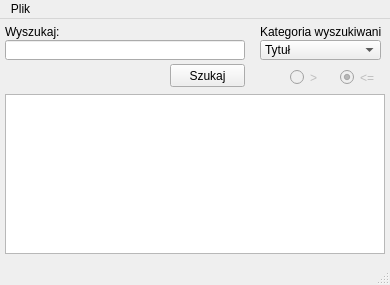
<?xml version="1.0" encoding="UTF-8"?>
<ui version="4.0">
 <class>MainWindow</class>
 <widget class="QMainWindow" name="MainWindow">
  <property name="geometry">
   <rect>
    <x>0</x>
    <y>0</y>
    <width>390</width>
    <height>285</height>
   </rect>
  </property>
  <property name="minimumSize">
   <size>
    <width>390</width>
    <height>285</height>
   </size>
  </property>
  <property name="windowTitle">
   <string>PowerBaz 2.0</string>
  </property>
  <widget class="QWidget" name="centralWidget">
   <widget class="QComboBox" name="comboBox">
    <property name="geometry">
     <rect>
      <x>260</x>
      <y>21</y>
      <width>121</width>
      <height>20</height>
     </rect>
    </property>
    <property name="currentIndex">
     <number>0</number>
    </property>
    <item>
     <property name="text">
      <string>Tytuł</string>
     </property>
    </item>
    <item>
     <property name="text">
      <string>Nr płyty</string>
     </property>
    </item>
    <item>
     <property name="text">
      <string>Długość</string>
     </property>
    </item>
   </widget>
   <widget class="QLabel" name="label">
    <property name="geometry">
     <rect>
      <x>260</x>
      <y>5</y>
      <width>121</width>
      <height>16</height>
     </rect>
    </property>
    <property name="text">
     <string>Kategoria wyszukiwania:</string>
    </property>
   </widget>
   <widget class="QRadioButton" name="radioButton1">
    <property name="enabled">
     <bool>false</bool>
    </property>
    <property name="geometry">
     <rect>
      <x>290</x>
      <y>50</y>
      <width>82</width>
      <height>17</height>
     </rect>
    </property>
    <property name="text">
     <string>&gt;</string>
    </property>
    <property name="checked">
     <bool>false</bool>
    </property>
   </widget>
   <widget class="QRadioButton" name="radioButton2">
    <property name="enabled">
     <bool>false</bool>
    </property>
    <property name="geometry">
     <rect>
      <x>340</x>
      <y>50</y>
      <width>82</width>
      <height>17</height>
     </rect>
    </property>
    <property name="text">
     <string>&lt;=</string>
    </property>
    <property name="checked">
     <bool>true</bool>
    </property>
    <property name="autoRepeat">
     <bool>false</bool>
    </property>
   </widget>
   <widget class="QLineEdit" name="lineEdit">
    <property name="geometry">
     <rect>
      <x>5</x>
      <y>21</y>
      <width>240</width>
      <height>20</height>
     </rect>
    </property>
   </widget>
   <widget class="QLabel" name="label_2">
    <property name="geometry">
     <rect>
      <x>5</x>
      <y>5</y>
      <width>71</width>
      <height>16</height>
     </rect>
    </property>
    <property name="text">
     <string>Wyszukaj:</string>
    </property>
   </widget>
   <widget class="QPushButton" name="pushButton">
    <property name="geometry">
     <rect>
      <x>170</x>
      <y>45</y>
      <width>75</width>
      <height>23</height>
     </rect>
    </property>
    <property name="text">
     <string>Szukaj</string>
    </property>
   </widget>
   <widget class="QListWidget" name="listWidget">
    <property name="geometry">
     <rect>
      <x>5</x>
      <y>75</y>
      <width>380</width>
      <height>160</height>
     </rect>
    </property>
   </widget>
   <widget class="QLabel" name="label_3">
    <property name="enabled">
     <bool>false</bool>
    </property>
    <property name="geometry">
     <rect>
      <x>5</x>
      <y>45</y>
      <width>151</width>
      <height>21</height>
     </rect>
    </property>
    <property name="text">
     <string/>
    </property>
   </widget>
  </widget>
  <widget class="QMenuBar" name="menuBar">
   <property name="geometry">
    <rect>
     <x>0</x>
     <y>0</y>
     <width>390</width>
     <height>21</height>
    </rect>
   </property>
   <widget class="QMenu" name="menuPlik">
    <property name="title">
     <string>Plik</string>
    </property>
    <addaction name="actionDodaj_Nowy_Film"/>
   </widget>
   <addaction name="menuPlik"/>
  </widget>
  <widget class="QStatusBar" name="statusBar"/>
  <action name="actionDodaj_Nowy_Film">
   <property name="text">
    <string>Dodaj Nowy Film</string>
   </property>
  </action>
 </widget>
 <layoutdefault spacing="6" margin="11"/>
 <resources/>
 <connections/>
</ui>
